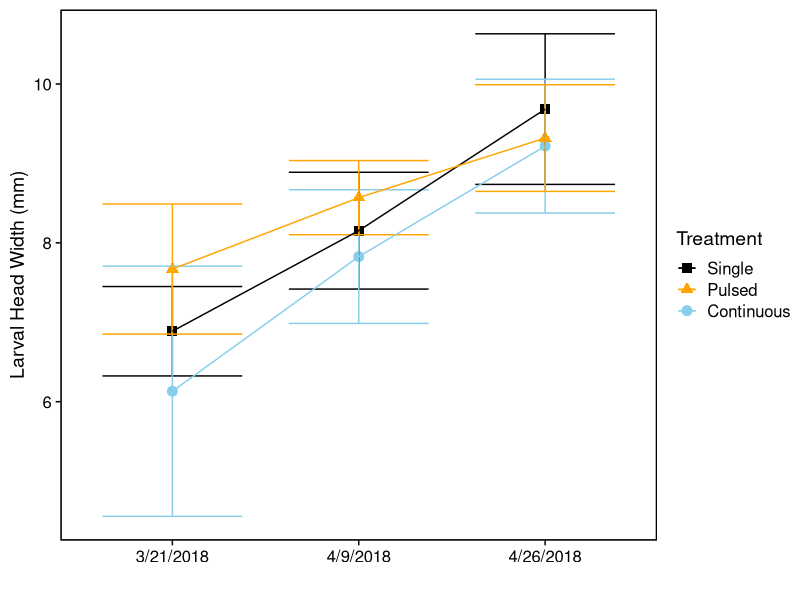
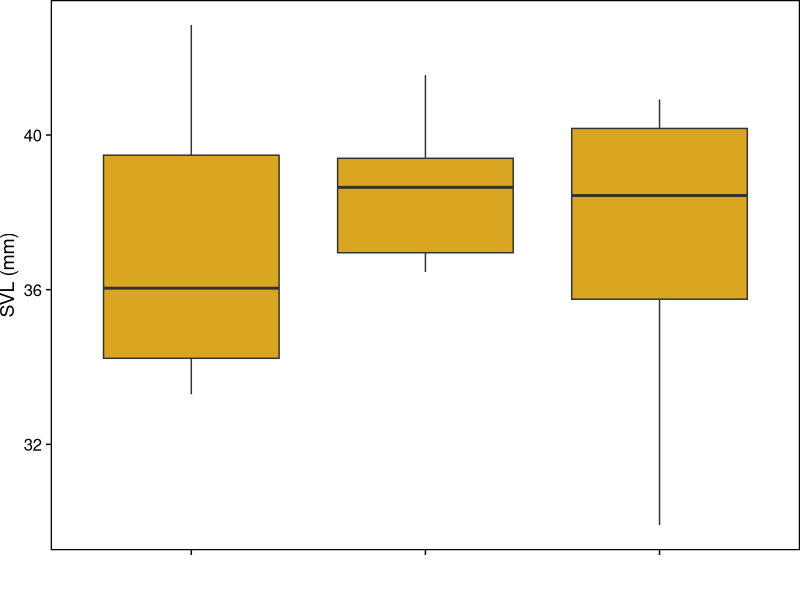
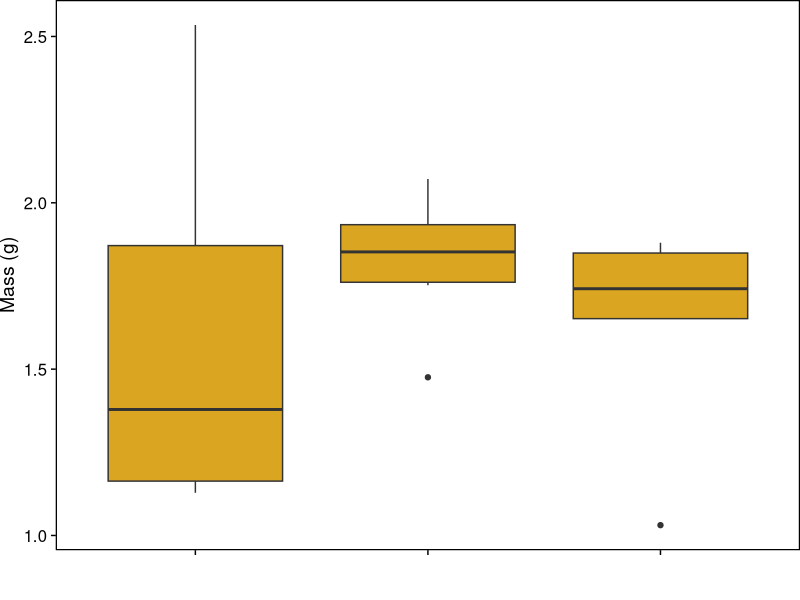
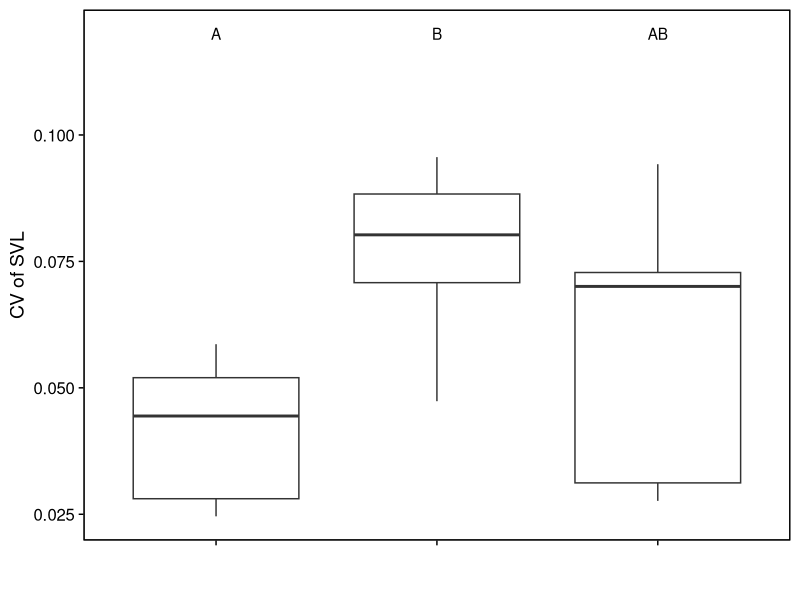
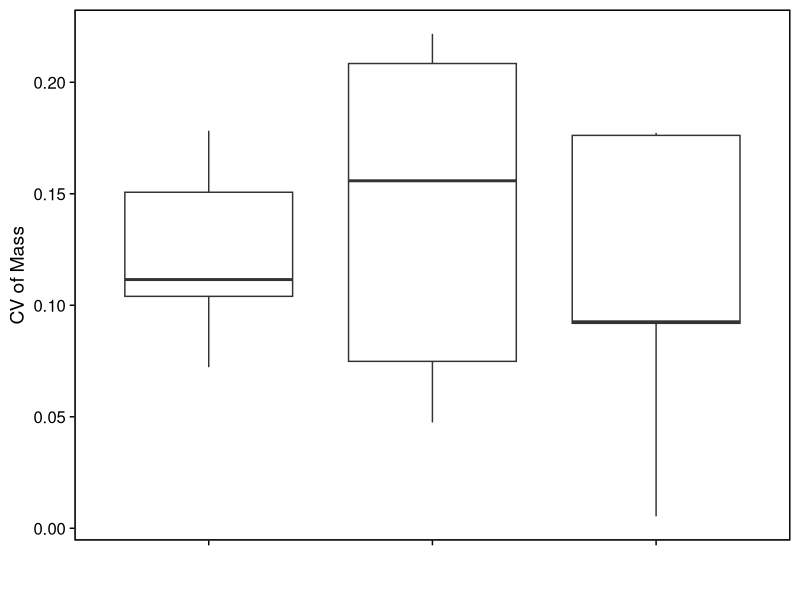
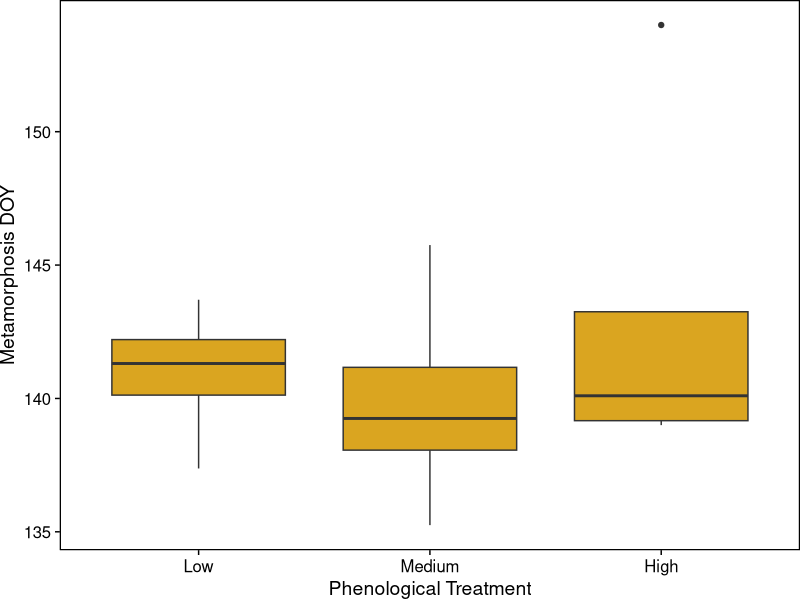
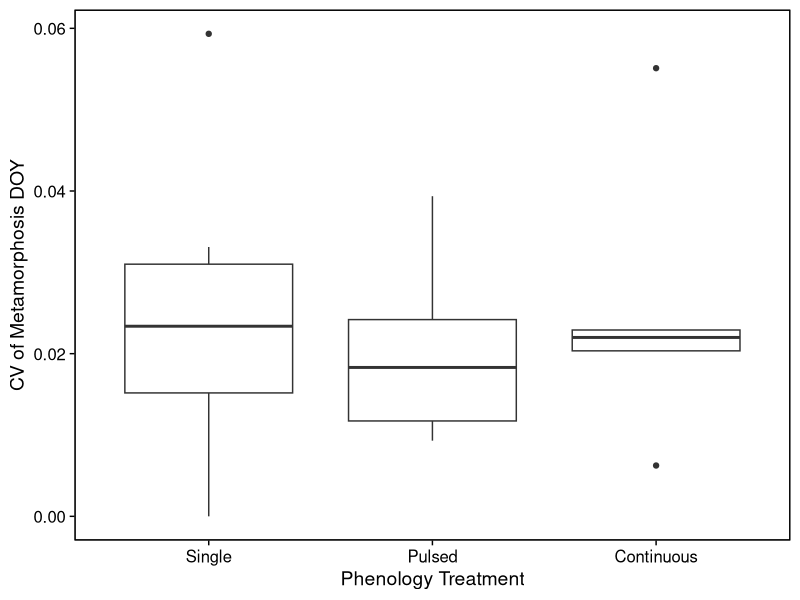
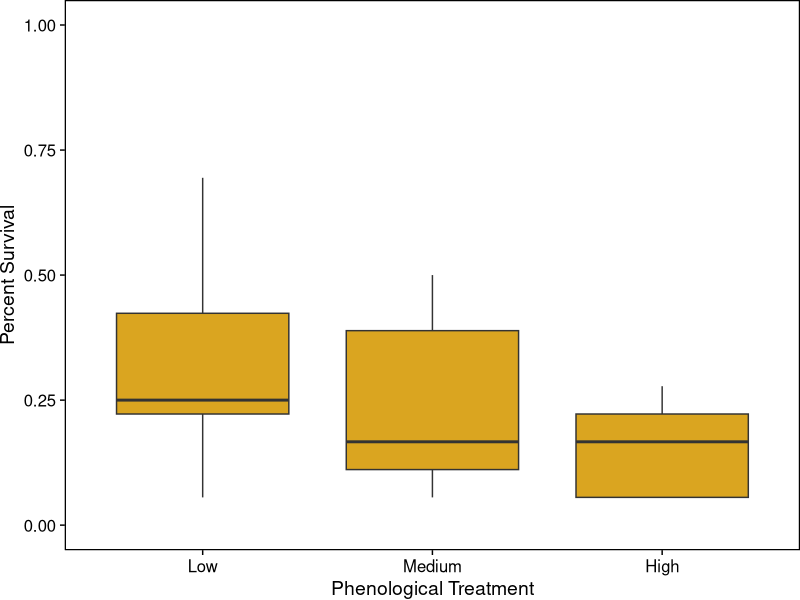

R code for these plots, in order:
###Phenological Variation in Ringed Salamanders###

#set working directory
setwd("C:/Users/Tom/Documents/GitRepos/AnnulatumPhenologicalVariation/")

#clear workspace
rm(list=ls())

#load necessary packages
library(dplyr)
library(tidyr)
library(ggplot2)
library(car)
library(vegan)
library(cowplot)
library(nlme)
library(emmeans)
library(lme4)

#Make function to change dates
extrdate<-function(dat,name){
  dat$Year<-as.numeric(format(as.Date(as.character(dat[,name]),"%m/%d/%Y"),"%Y"))
  dat$Month<-as.numeric(format(as.Date(as.character(dat[,name]),"%m/%d/%Y"),"%m"))
  dat$Day<-as.numeric(format(as.Date(as.character(dat[,name]),"%m/%d/%Y"),"%d"))
  dat$Jdate<-as.numeric(format(as.Date(as.character(dat[,name]),"%m/%d/%Y"),"%j"))
  return(dat)
}

my_theme2 <- function()
{
  cowplot::theme_cowplot() %+replace%
    theme(panel.background = element_rect(color = "black", size=0.75,
                                          linetype=1),
          panel.border = element_rect(colour = "black", fill=NA, size=0.75),
          axis.line=element_blank(),
          strip.background=element_rect(fill='white'),
          strip.text=element_text(size=12, face='bold'))
}

#load data
meta_size<-read.csv("Data/metamorph_size.csv",na.strings = c("-"))
larv_size <- read.csv("Data/larval_size.csv")
tank_key<-read.csv("Data/tank_key.csv",na.strings = c("-"))
larv_surv<-read.csv("Data/larval_survival.csv",na.strings = c("-"))
chla<-read.csv("Data/chla.csv")
zoop<-read.csv("Data/zooplankton.csv")

#Combine and extract relevant
meta_size<-merge(meta_size,tank_key,all=T,by="Tank")
larv_surv<-merge(larv_surv,tank_key,by="Tank")
chla<-merge(chla,tank_key,by.x="Sample",by.y="Tank")

#extract month, day, year information and add Julian date column
meta_size<-extrdate(meta_size,name="Date")
larv_size<-extrdate(larv_size,name="Date")
larv_surv<-extrdate(larv_surv,name="Date")
chla<-extrdate(chla,name="DateCollected")
zoop<-extrdate(zoop,name="Date_Sampled")

#Attach larval counts at end of experiment to rest of data to calculate survival
meta_size<-bind_rows(meta_size,larv_surv)

#Calculate quantity of metamorphs 
meta_size$Quantity<-ifelse(is.na(meta_size$Quantity),1,meta_size$Quantity)

# Annulatum Larval Results ------------------------------------------------

#Take the average, sd and cv of each tank for larval size
larvdat<-larv_size%>%
  group_by(Tank,Treatment,Jdate,Date)%>%
  summarise(meanHW=mean(HW,na.rm=T),sdHW=sd(HW,na.rm=T),cvHW=sdHW/meanHW)

#take the treatment average, sd of each quantity above to plot means +/- SD
larv_plotdat<-larvdat%>%
  group_by(Treatment,Jdate,Date)%>%
  summarise(mean_mean=mean(meanHW,na.rm=T),mean_sd=mean(sdHW,na.rm=T),mean_cv=mean(cvHW,na.rm=T),
            sd_mean=sd(meanHW,na.rm=T),sd_sd=sd(sdHW,na.rm=T),sd_cv=sd(cvHW,na.rm=T))

#generate error bars for both mean and CV of head width
lim.mean<-aes(ymax=larv_plotdat$mean_mean+larv_plotdat$sd_mean,ymin=larv_plotdat$mean_mean-larv_plotdat$sd_mean)
lim.cv<-aes(ymax=larv_plotdat$mean_cv+larv_plotdat$sd_cv,ymin=larv_plotdat$mean_cv-larv_plotdat$sd_cv)

#Plot mean larval head width
mean.pl<-ggplot(larv_plotdat,aes(Date,mean_mean,group=Treatment,color=Treatment,shape=Treatment))+
  geom_point(size=3)+geom_errorbar(lim.mean,width=0.75)+
  geom_line()+labs(y="Larval Head Width (mm)",x="")+
  scale_x_discrete(limits=c("3/21/2018","4/9/2018","4/26/2018"))+
  scale_color_manual(values=c("black","orange","skyblue"),limits=c("one_date","three_dates","six_dates"),labels=c("Single","Pulsed","Continuous"))+
  theme(legend.position=c(0.6,0.2),legend.text=element_text(size=10),legend.title=element_text(size=10))+
  scale_shape_manual(values=c(15,17,19),limits=c("one_date","three_dates","six_dates"),labels=c("Single","Pulsed","Continuous"))+
  my_theme2()
mean.pl

#Plot CV of larval head width
cv.pl<-ggplot(larv_plotdat,aes(Date,mean_cv,shape=Treatment,group=Treatment,color=Treatment))+
  geom_point(size=3)+
  geom_errorbar(lim.cv,width=0.75)+
  geom_line()+
  scale_x_discrete(limits=c("3/21/2018","4/9/2018","4/26/2018"))+
  labs(y="CV of Larval HW",x="Julian Date")+
  theme(legend.position = "none")+
  scale_color_manual(values=c("black","orange","skyblue"),breaks=c("one_date","three_dates","six_dates"),labels=c("Single","Pulsed","Continuous"))+
  scale_shape_manual(values=c(15,17,19),breaks=c("one_date","three_dates","six_dates"),labels=c("Single","Pulsed","Continuous"))+
  my_theme2()

#save plot as .tiff file
tiff("Results/Fig1.tiff",height=7,width=3.5,units="in",res=600,compression=c("lzw"))
plot_grid(mean.pl,cv.pl,ncol=1,labels=c("A","B"),align="hv")
dev.off()

#Analyze Growth Rates
growthmod<-lme(meanHW~Treatment*Jdate,random=~Jdate|Tank,data=larvdat,na.action=na.omit)
summary(growthmod)
Anova(growthmod,type =3, test.statistic="F")

cvmod<-lme(cvHW~Treatment+Jdate,random=~Jdate|Tank,data=larvdat,na.action=na.omit)
summary(cvmod)
Anova(cvmod,test.statistic="F")


# Annulatum Metamorph Results ---------------------------------------------

#Aggregate annulatum metamorphosis data
aman_dat<-meta_size%>%
  filter(Species=="AMAN",Treatment!="Control")%>%
  group_by(Treatment,Tank)%>%
  summarise(SVL_mean=mean(SVL*10,na.rm=T),Mass_mean=mean(Mass,na.rm=T),Day_mean=mean(Jdate,na.rm=T),
            SVL_sd=sd(SVL*10,na.rm=T),Mass_sd=sd(Mass,na.rm=T),Day_sd=sd(Jdate,na.rm=T),
            SVL_cv=SVL_sd/SVL_mean,Mass_cv=Mass_sd/Mass_mean,Day_cv=Day_sd/Day_mean,
            Quantity=sum(Quantity,na.rm=T))%>%
  complete(Tank)
aman_dat$Quantity<-ifelse(is.na(aman_dat$Quantity),0,aman_dat$Quantity)

#plot annulatum data by treatment
aa.svl.pl<-ggplot(aman_dat,aes(Treatment,SVL_mean))+
  geom_boxplot(fill="goldenrod")+labs(y="SVL (mm)",x="")+
  scale_x_discrete(labels=c("","",""))+
  my_theme2()+
  theme(plot.margin = unit(c(0,0,0,0), "lines"));aa.svl.pl
aa.mass.pl<-ggplot(aman_dat,aes(Treatment,Mass_mean))+
  geom_boxplot(fill="goldenrod")+
  labs(y="Mass (g)",x="")+
  scale_x_discrete(labels=c("","",""))+
  my_theme2()+
  theme(plot.margin = unit(c(0,0,0,0), "lines"));aa.mass.pl
aa.svlcv.pl<-ggplot(aman_dat,aes(Treatment,SVL_cv))+
  geom_boxplot()+
  labs(y="CV of SVL",x="")+
  scale_x_discrete(labels=c("","",""))+
  annotate(geom="text",x=c(1,2,3),y=0.12,label=c("A","B","AB"))+
  my_theme2();aa.svlcv.pl
aa.masscv.pl<-ggplot(aman_dat,aes(Treatment,Mass_cv))+
  geom_boxplot()+
  labs(y="CV of Mass",x="")+
  scale_x_discrete(labels=c("","",""))+
  my_theme2();aa.masscv.pl
aa.day.pl<-ggplot(aman_dat,aes(Treatment,Day_mean))+
  geom_boxplot(fill="goldenrod")+
  labs(y="Metamorphosis DOY",x="Phenological Treatment")+
  scale_x_discrete(labels=c("Low","Medium","High"))+
  my_theme2()+
  theme(plot.margin = unit(c(0,0,0,0), "lines"));aa.day.pl
aa.daycv.pl<-ggplot(aman_dat,aes(Treatment,Day_cv))+
  geom_boxplot()+
  labs(y="CV of Metamorphosis DOY",x="Phenology Treatment")+
  scale_x_discrete(labels=c("Single","Pulsed","Continuous"))+
  my_theme2();aa.daycv.pl
aa.surv.pl<-ggplot(aman_dat,aes(Treatment,Quantity/36))+
  geom_boxplot(fill="goldenrod")+lims(y=c(0,1))+
  labs(y="Percent Survival",x="Phenological Treatment")+
  scale_x_discrete(labels=c("Low","Medium","High"))+
  my_theme2()+
  theme(plot.margin = unit(c(0,0,0,0), "lines"));aa.surv.pl

#save plot as .tiff file
tiff("Results/Fig2.tiff",res=600,height=10.5,width=7,units="in",compression=c("lzw"))
plot_grid(aa.svl.pl,aa.svlcv.pl,aa.mass.pl,aa.masscv.pl,aa.day.pl,aa.daycv.pl,aa.surv.pl,
          ncol=2,align="hv",labels=LETTERS[1:7])
dev.off()

png("Interim_report.png",res=600,height=7,width=7,units="in")
plot_grid(aa.svl.pl,aa.mass.pl,aa.day.pl,aa.surv.pl,ncol=2,align="hv")
dev.off()

#Annulatum analysis
svl.mod<-lm(SVL_mean~Treatment,data=aman_dat)
svlcv.mod<-lm(SVL_cv~Treatment,data=aman_dat)
mass.mod<-lm(Mass_mean~Treatment,data=aman_dat)
masscv.mod<-lm(Mass_cv~Treatment,data=aman_dat)
day.mod<-lm(Day_mean~Treatment,data=aman_dat)
daycv.mod<-lm(Day_cv~Treatment,data=aman_dat)
surv.mod<-glmer(cbind(Quantity,36-Quantity)~Treatment+(1|Tank),data=aman_dat,binomial)
Anova(svl.mod)
Anova(svlcv.mod)
Anova(mass.mod)
Anova(masscv.mod)
Anova(day.mod)
Anova(daycv.mod)
Anova(surv.mod)
summary(svl.mod)
summary(svlcv.mod)
summary(mass.mod)
summary(masscv.mod)
summary(day.mod)
summary(daycv.mod)
summary(surv.mod)

# Prey Results ------------------------------------------------------------

#Calculate prey survival and diversity
surv_wide<-meta_size%>%
  filter(Treatment!="Control")%>%
  group_by(Tank,Species)%>%
  summarise(Quantity=sum(Quantity,na.rm=T))%>%
  spread(key=Species,value = Quantity,fill = "0")
surv_wide<-sapply(as.data.frame(surv_wide),as.numeric)
AMSP<-surv_wide[,"AMMA"]+surv_wide[,"AMTE"]
surv_wide<-as.data.frame(cbind(surv_wide,AMSP))
surv_wide$Diversity<-diversity(surv_wide[,c("BUAM","PSFE","RASP","HYLA","AMSP")])
surv_wide$Richness<-apply(surv_wide[,c("BUAM","PSFE","RASP","HYLA","AMSP")],1,function(x){sum(x>0)})

#merge with larval and metamorph annulatum data
all_wide<-merge(surv_wide,tank_key,by="Tank")
all_wide<-merge(all_wide,aman_dat[,c('Tank','Treatment','SVL_mean','Day_mean')],by=c("Tank","Treatment"),all=T)
all_wide<-merge(all_wide,larvdat[larvdat$Jdate==80,c("Tank","meanHW")],by="Tank",all=T)

#calculate survival
all_wide$TotalSurvival<-rowSums(all_wide[,c("AMSP","BUAM","PSFE","HYLA","RASP")],na.rm=T)
all_wide$TotalInitial<-rowSums(all_wide[,c("InitialAMMA","InitialBUAM","InitialPSFE","InitialHYLA","InitialRASP")],na.rm=T)
all_wide$PercentSurvival<-all_wide$TotalSurvival/all_wide$TotalInitial

#Analyze total survival of amphiban prey
totsurv.mod<-glmer(cbind(TotalSurvival,TotalInitial-TotalSurvival)~Treatment*meanHW+AMAN+(1|Tank),data=all_wide,family=binomial)
Anova(totsurv.mod)
pairs(emmeans::emmeans(totsurv.mod,specs="Treatment"))

#re-run model ignoring potential outlier HW value
summary(update(totsurv.mod,subset=c(meanHW>5)))
Anova(update(totsurv.mod,subset=c(meanHW>5)))

#Analyze survival and diversity with predator size
div.size<-lm(Diversity~Treatment+meanHW,data=all_wide)
Anova(div.size)
summary(div.size)

#re-run model ignoring potential outlier HW value
summary(update(div.size,subset=c(meanHW>5)))

#Plot overall survival and diversity relationships
surv.trt.pl<-ggplot(all_wide,aes(Treatment,PercentSurvival))+
  geom_boxplot()+
  labs(y="Total Prey Percent Survival",x="")+
  scale_x_discrete(labels=c("Single","Pulsed","Continuous"),breaks=c("1 date","3 dates","6 dates"))+
  theme(axis.text.x=element_text(size=11))
surv.hw.pl<-ggplot(all_wide,aes(meanHW,PercentSurvival,group=Treatment))+
  geom_smooth(method = "glm", method.args = list(family = "binomial"),aes(color=Treatment),size=2,se=F)+
  geom_point(aes(shape=Treatment,color=Treatment),size=3)+
  labs(x="Mean Larval HW (mm)",y="")+
  scale_shape_manual(name="Treatment",label=c("Single","Pulsed","Continuous"),values=c(15,17,19),breaks=c("1 date","3 dates","6 dates"))+
  scale_color_manual(name="Treatment",label=c("Single","Pulsed","Continuous"),values=c("black","orange","skyblue"),breaks=c("1 date","3 dates","6 dates"))+
  theme(legend.position=c(0.7,0.8),legend.text=element_text(size=10),legend.title=element_text(size=10))
surv.aman.pl<-ggplot(all_wide,aes(AMAN,PercentSurvival))+
  geom_point(aes(shape=Treatment,color=Treatment),size=3)+
  geom_smooth(method = "glm", method.args = list(family = "binomial"),color="black",size=2,se=F)+
  labs(x=expression("Number of "~italic(A.~annulatum)),y="")+
  scale_shape_manual(name="Treatment",label=c("Single","Pulsed","Continuous"),values=c(15,17,19),breaks=c("1 date","3 dates","6 dates"))+
  scale_color_manual(values=c("black","orange","skyblue"),name="Treatment",label=c("Single","Pulsed","Continuous"))+
  theme(legend.position="none")
div.trt.pl<-ggplot(all_wide,aes(Treatment,Diversity))+
  geom_boxplot()+
  labs(y="Shannon Diversity",x="Treatment")+
  scale_x_discrete(labels=c("Single","Pulsed","Continuous"),breaks=c("1 date","3 dates","6 dates"))+
  lims(y=c(0,1.5))+
  theme(axis.text.x=element_text(size=11))
div.hw.pl<-ggplot(all_wide,aes(meanHW,Diversity))+
  geom_point(aes(shape=Treatment,color=Treatment),size=3)+
  geom_smooth(method = "lm",color="black",size=2,se=F)+
  scale_shape_manual(values=c(15,17,19))+
  scale_color_manual(values=c("black","orange","skyblue"))+
  labs(x="Mean Larval HW (mm)",y="")+
  lims(y=c(0,1.5))+theme(legend.position="none")

#generate survival summary data for each species for plotting
surv_dat<-all_wide%>%
  mutate(PerSurv_BUAM=BUAM/InitialBUAM,
         PerSurv_PSFE=PSFE/InitialPSFE,
         PerSurv_HYLA=HYLA/InitialHYLA,
         PerSurv_RASP=RASP/InitialRASP,
         PerSurv_AMSP=AMSP/InitialAMMA)%>%
  dplyr::select(Tank,Treatment,PerSurv_BUAM:PerSurv_AMSP)%>%
  gather(Species,Survival,PerSurv_BUAM:PerSurv_AMSP)

#generate color palette
cbbPalette <- c("#E69F00", "#56B4E9", "#009E73", "#F0E442", "#0072B2")
preysurv<-ggplot(surv_dat,aes(Treatment,Survival,fill=Species))+
  geom_boxplot()+
  labs(y="Percent Survival",x="Treatment")+
  lims(y=c(0,0.75))+
  scale_fill_manual(values=cbbPalette,name="",labels=c("AMSP","ANAM","HYLA","PSFE","RASP"))+
  theme(axis.text.x=element_text(size=11),legend.position = c(x=0.01,y=0.9),legend.direction = "horizontal",legend.text=element_text(size=10),legend.title=element_text(size=10))+
  scale_x_discrete(labels=c("Single","Pulsed","Continuous"),limits=c("1 date","3 dates","6 dates"))+
  guides(fill=guide_legend(nrow=2,byrow=TRUE))

#save plot as .tiff file
tiff("Results/Fig3.tiff",height=7,width=9,units="in",compression=c("lzw"),res=600)
plot_grid(surv.trt.pl,surv.hw.pl,surv.aman.pl,preysurv,div.trt.pl,div.hw.pl,
          align="hv",labels=c(LETTERS[1:6]),ncol=3,hjust=-2)
dev.off()

#Ambystoma analysis
amsp_dat<-meta_size%>% 
  filter(Species%in%c("AMMA","AMTE") & Treatment !="Control")%>%
  group_by(Treatment,Tank)%>%
  summarise(SVL_mean=mean(SVL*10,na.rm=T),Mass_mean=mean(Mass,na.rm=T),Day_mean=mean(Jdate,na.rm=T),
            SVL_sd=sd(SVL*10,na.rm=T),Mass_sd=sd(Mass,na.rm=T),Day_sd=sd(Jdate,na.rm=T),
            SVL_cv=SVL_sd/SVL_mean,Mass_cv=Mass_sd/Mass_mean,Day_cv=Day_sd/Day_mean,
            Quantity=sum(Quantity,na.rm=T))%>%
  complete(Tank)

#combine with annulatum data
amsp_dat<-merge(amsp_dat,all_wide[,c("Tank","AMAN","meanHW")],by="Tank")

#Analyze Ambystoma sp. responses
amsp.svl<-lm(SVL_mean~Treatment,data=amsp_dat)
amsp.mass<-lm(Mass_mean~Treatment,data=amsp_dat)
amsp.day<-lm(Day_mean~Treatment,data=amsp_dat)
amsp.surv<-glmer(cbind(AMSP,InitialAMMA-AMSP)~Treatment*meanHW+AMAN+(1|Tank),data=all_wide,family=binomial)
rbind(Anova(amsp.svl),Anova(amsp.mass),Anova(amsp.day))
Anova(amsp.svl)
Anova(amsp.mass)
Anova(amsp.day)
Anova(amsp.surv)

summary(amsp.svl)
summary(amsp.mass)
summary(amsp.day)
summary(amsp.surv)

#Plot Ambystoma responses in relation to phenology treatments
am.svl.pl<-ggplot(amsp_dat,aes(Treatment,SVL_mean))+
  geom_boxplot()+labs(y="SVL (cm)",x="")+
  scale_x_discrete(breaks=c("1 date","3 dates","6 dates"),labels=c("Single","Pulsed","Continuous"));am.svl.pl
am.mass.pl<-ggplot(amsp_dat,aes(Treatment,Mass_mean))+
  geom_boxplot()+
  labs(y="Mass (g)",x="")+
  scale_x_discrete(breaks=c("1 date","3 dates","6 dates"),labels=c("Single","Pulsed","Continuous"));am.mass.pl
am.day.pl<-ggplot(amsp_dat,aes(Treatment,Day_mean))+
  geom_boxplot()+
  labs(y="Date of Metamorphosis",x="")+
  scale_x_discrete(breaks=c("1 date","3 dates","6 dates"),labels=c("Single","Pulsed","Continuous"));am.day.pl
am.surv.pl<-ggplot(amsp_dat,aes(Treatment,Quantity/45))+
  geom_boxplot()+
  labs(y="Percent Survival")+
  scale_x_discrete(breaks=c("1 date","3 dates","6 dates"),labels=c("Single","Pulsed","Continuous"));am.surv.pl

#save plot as .tiff file
tiff("Results/FigA1.tiff",res=600,height=7,width=7,units="in",compression=c("lzw"))
plot_grid(am.svl.pl,am.mass.pl,am.day.pl,am.surv.pl,align="hv",labels=LETTERS[1:4])
dev.off()

#Plot Ambystoma responses in relation to annulatum density and size
fig4a<-ggplot(amsp_dat,aes(AMAN,Quantity/45))+
  geom_point(aes(shape=Treatment,color=Treatment),size=3)+lims(y=c(0,1))+
  geom_smooth(method="glm",method.args = list(family = "binomial"),se=F,color="black")+
  labs(y="Percent Survival",x=expression("Number of surviving"~italic(A.~annulatum)))+
  scale_shape_manual(values=c(15,17,19),breaks=c("1 date","3 dates","6 dates"),labels=c("Single","Pulsed","Continuous"))+
  scale_color_manual(values=c("black","orange","skyblue"),name="Treatment",label=c("Single","Pulsed","Continuous"),breaks=c("1 date","3 dates","6 dates"))+
  theme(legend.position=c(0.7,0.8),legend.text=element_text(size=10),legend.title=element_text(size=10))
fig4b<-ggplot(amsp_dat,aes(meanHW,Quantity/45))+
  geom_point(aes(shape=Treatment,color=Treatment),size=3)+lims(y=c(0,1))+
  geom_smooth(method="glm",method.args = list(family = "binomial"),se=F,aes(color=Treatment))+
  labs(y="",x="Mean Larval HW (mm)")+
  scale_shape_manual(values=c(15,17,19),breaks=c("1 date","3 dates","6 dates"),labels=c("Single","Pulsed","Continuous"))+
  scale_color_manual(values=c("black","orange","skyblue"),name="Treatment",label=c("Single","Pulsed","Continuous"),breaks=c("1 date","3 dates","6 dates"))+
  theme(legend.position="none")

#save plot as .tiff file
tiff("Results/Fig4.tiff",res=600,height=3.5,width=7,units="in",compression=c("lzw"))
plot_grid(fig4a,fig4b,ncol=2,labels=c("A","B"))
dev.off()

#RASP data aggregation
rasp_dat<-meta_size%>% 
  filter(Species=="RASP")%>%
  group_by(Treatment,Tank)%>%
  summarise(SVL_mean=mean(SVL*10,na.rm=T),Mass_mean=mean(Mass,na.rm=T),Day_mean=mean(Jdate,na.rm=T),
            SVL_sd=sd(SVL*10,na.rm=T),Mass_sd=sd(Mass,na.rm=T),Day_sd=sd(Jdate,na.rm=T),
            SVL_cv=SVL_sd/SVL_mean,Mass_cv=Mass_sd/Mass_mean,Day_cv=Day_sd/Day_mean,
            Quantity=sum(Quantity,na.rm=T))%>%
  complete(Tank)

#merge with annulatum data
rasp_dat<-merge(rasp_dat,all_wide[,c("Tank","AMAN","meanHW")],by="Tank")

#Plot RASP data
rs.svl.pl<-ggplot(rasp_dat,aes(Treatment,SVL_mean))+
  geom_boxplot()+
  labs(y="SVL (mm)",x="")+
  scale_x_discrete(breaks=c("1 date","3 dates","6 dates"),labels=c("Single","Pulsed","Continuous"));rs.svl.pl
rs.mass.pl<-ggplot(rasp_dat,aes(Treatment,Mass_mean))+
  geom_boxplot()+
  labs(y="Mass (g)",x="")+
  scale_x_discrete(breaks=c("1 date","3 dates","6 dates"),labels=c("Single","Pulsed","Continuous"));rs.mass.pl
rs.day.pl<-ggplot(rasp_dat,aes(Treatment,Day_mean))+
  geom_boxplot()+
  labs(y="Date of Metamorphosis",x="Treatment")+
  scale_x_discrete(breaks=c("1 date","3 dates","6 dates"),labels=c("Single","Pulsed","Continuous"));rs.day.pl
rs.surv.pl<-ggplot(rasp_dat,aes(Treatment,Quantity/200))+
  geom_boxplot()+
  labs(y="Percent Survival")+
  scale_x_discrete(breaks=c("1 date","3 dates","6 dates"),labels=c("Single","Pulsed","Continuous"));rs.surv.pl

#save plot as .tiff file
tiff("Results/FigA2.tiff",res=600,height=7,width=7,units="in",compression=c("lzw"))
plot_grid(rs.svl.pl,rs.mass.pl,rs.day.pl,rs.surv.pl,align="hv",labels=LETTERS[1:4])
dev.off()

#Plot RASP survival in relation to annulatum body size
rasp.aman.pl<-ggplot(all_wide,aes(meanHW,RASP/200))+
  geom_point(aes(shape=Treatment,color=Treatment),size=3)+
  geom_smooth(method="glm",method.args = list(family = "binomial"),se=F,color="black")+
  labs(y="Percent Survival",x="Mean Larval HW (mm)")+
  scale_shape_manual(values=c(15,17,19),breaks=c("1 date","3 dates","6 dates"),labels=c("Single","Pulsed","Continuous"))+
  scale_color_manual(values=c("black","orange","skyblue"),name="Treatment",label=c("Single","Pulsed","Continuous"),breaks=c("1 date","3 dates","6 dates"))+
  theme(legend.position=c(0.7,0.8),legend.text=element_text(size=10),legend.title=element_text(size=10))

#save plot as .tiff file
tiff("Results/FigA3.tiff",res=600,height=3.5,width=3.5,units="in",compression=c("lzw"))
rasp.aman.pl
dev.off()

#Analyze RASP responses
rasp.svl<-lm(SVL_mean~Treatment,data=rasp_dat)
rasp.mass<-lm(Mass_mean~Treatment,data=rasp_dat)
rasp.day<-lm(Day_mean~Treatment,data=rasp_dat)
rasp.surv<-glmer(cbind(RASP,InitialRASP-RASP)~Treatment+meanHW+(1|Tank),data=all_wide,family=binomial)
Anova(rasp.svl)
Anova(rasp.mass)
Anova(rasp.day)
Anova(rasp.surv)
#re-run survival to see if HW outlier matters
Anova(update(rasp.surv,subset=c(meanHW>5)))

summary(rasp.svl)
summary(rasp.mass)
summary(rasp.day)
summary(rasp.surv)
#re-run survival to see if HW outlier matters
summary(update(rasp.surv,subset=c(meanHW>5)))

#analyze PSFE survival
psfe.surv<-glmer(cbind(PSFE,InitialPSFE-PSFE)~Treatment+(1|Tank),data=all_wide,family=binomial)
Anova(psfe.surv)

# Plankton Results --------------------------------------------------------

#Phytoplankton plots and analysis
chla.pl<-ggplot(filter(chla),aes(Treatment,log(TotChla_mgL)))+
  geom_boxplot()+
  scale_x_discrete(limits=c("1 date","3 dates","6 dates"),labels=c("Single","Pulsed","Continuous"))+
  labs(x="",y="log-Chl a (mg/L)");chla.pl

#combine with anuran and salamander data
surv_wide$TotAnurans<-rowSums(surv_wide[,c("BUAM","HYLA","PSFE","RASP")])
chla<-merge(surv_wide,chla,by.x=c("Tank"),by.y=c("Sample"),all=T)

#models
chla.mod<-lm(log(TotChla_mgL)~Treatment+AMAN+TotAnurans,data=chla)
Anova(chla.mod)
summary(chla.mod)

#combine zoolankton data with salamander data
zoop<-merge(surv_wide,zoop,by="Tank",all=T)
totzoop.pl<-ggplot(zoop,aes(Treatment,log1p(Total.L)))+
  geom_boxplot()+
  scale_x_discrete(limits=c("1 date","3 dates","6 dates"),labels=c("Single","Pulsed","Continuous"))+
  labs(x="Treatment",y="log-Total Zooplankton (per L)");totzoop.pl

#save plot as .tiff file
tiff("Results/FigA5.tiff",res=600,height=7,width=3.5,compression=c("lzw"),units="in")
plot_grid(chla.pl,totzoop.pl,ncol=1,labels=c("A","B"))
dev.off()

#Plankton analysis
tot.logmod<-lm(log1p(Total.L)~Treatment,data=zoop)
Anova(tot.logmod)
summary(tot.logmod)

tot.poismod<-glmer(Total.L~Treatment+(1|Tank),data=zoop,family="poisson",subset=c(Jdate==120))
Anova(tot.poismod)
tot.negbinmod<-glmer.nb(Total.L~Treatment+(1|Tank),data=zoop)
Anova(tot.negbinmod)

# Temporal Overlap --------------------------------------------------------

#Temporal overlap metrics
par(mfrow=c(3,2),mar=c(3,4,0,0))
hist(aman_dat$Day_mean-64)
rasp.ol<-mean(aman_dat$Day_mean-64,na.rm=T)

hist(aman_dat$Day_mean-70)
psfe.ol<-mean(aman_dat$Day_mean-70,na.rm=T)

hist(aman_dat$Day_mean-93)
amsp.ol<-mean(aman_dat$Day_mean-93,na.rm=T)

hist(aman_dat$Day_mean-97)
anam.ol<-mean(aman_dat$Day_mean-97,na.rm=T)

hist(aman_dat$Day_mean-129)
hyla.ol<-mean(aman_dat$Day_mean-129,na.rm=T)
